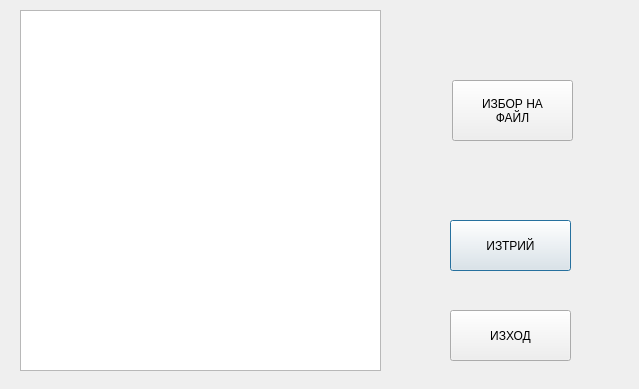
<?xml version="1.0" encoding="UTF-8"?>
<ui version="4.0">
 <class>DialogRecepti</class>
 <widget class="QDialog" name="DialogRecepti">
  <property name="geometry">
   <rect>
    <x>0</x>
    <y>0</y>
    <width>639</width>
    <height>389</height>
   </rect>
  </property>
  <property name="windowTitle">
   <string>Dialog</string>
  </property>
  <property name="windowIcon">
   <iconset resource="resources.qrc">
    <normaloff>:/res/wheel-0.png</normaloff>:/res/wheel-0.png</iconset>
  </property>
  <widget class="QListWidget" name="listWidget">
   <property name="geometry">
    <rect>
     <x>20</x>
     <y>10</y>
     <width>361</width>
     <height>361</height>
    </rect>
   </property>
   <property name="font">
    <font>
     <family>Andale Mono</family>
     <pointsize>28</pointsize>
    </font>
   </property>
  </widget>
  <widget class="QPushButton" name="pushButton">
   <property name="geometry">
    <rect>
     <x>450</x>
     <y>220</y>
     <width>121</width>
     <height>51</height>
    </rect>
   </property>
   <property name="text">
    <string>ИЗТРИЙ</string>
   </property>
  </widget>
  <widget class="QPushButton" name="btnOpenFile">
   <property name="geometry">
    <rect>
     <x>452</x>
     <y>80</y>
     <width>121</width>
     <height>61</height>
    </rect>
   </property>
   <property name="text">
    <string>ИЗБОР НА 
ФАЙЛ</string>
   </property>
  </widget>
  <widget class="QPushButton" name="btnExit">
   <property name="geometry">
    <rect>
     <x>450</x>
     <y>310</y>
     <width>121</width>
     <height>51</height>
    </rect>
   </property>
   <property name="text">
    <string>ИЗХОД</string>
   </property>
  </widget>
 </widget>
 <resources>
  <include location="resources.qrc"/>
 </resources>
 <connections/>
</ui>
